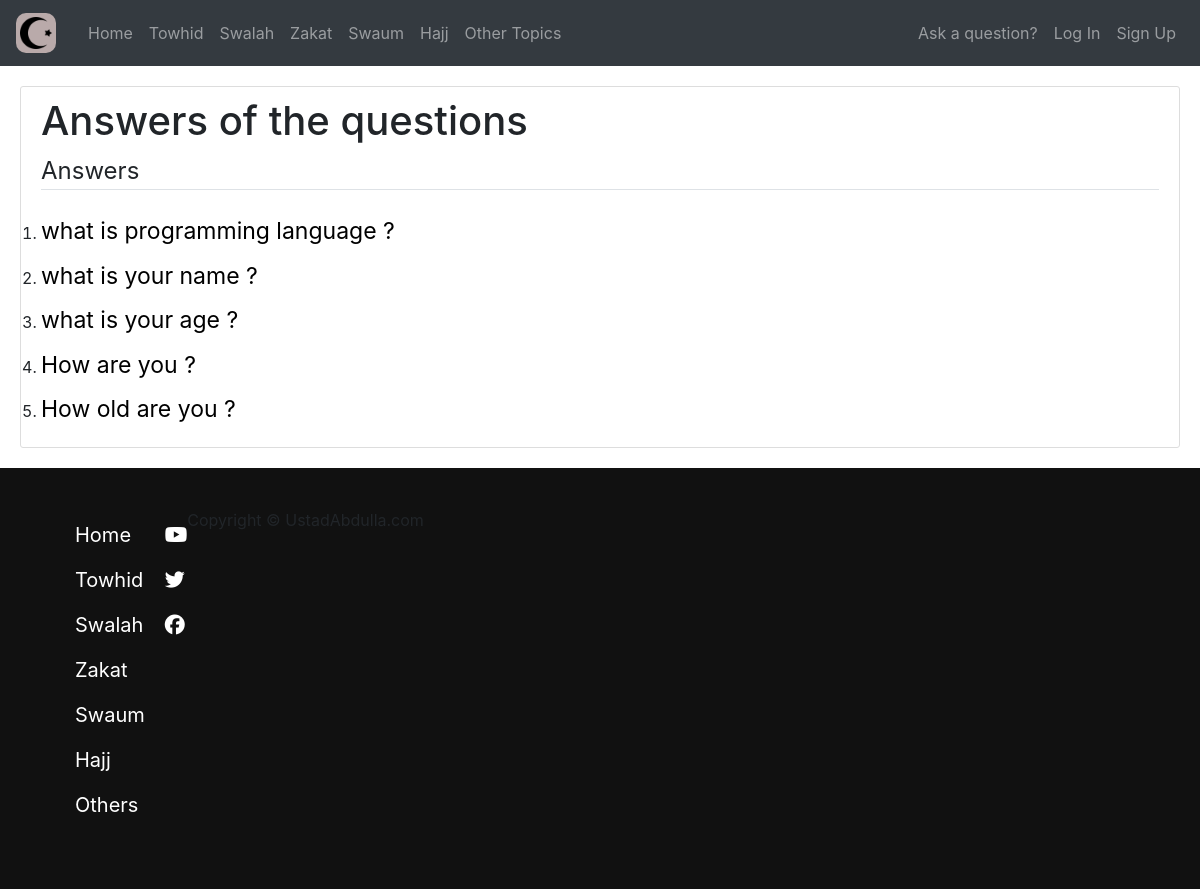
Screenshot of /home/answer with the database file from the repository.
### home/models.py (models this page shows, shortened)
class Answer(models.Model):
    question = models.CharField(max_length=300)
    slug = models.SlugField()
    answer = models.TextField()

### home/views.py (the view)
# urls.py: path('answer', views.answer, name='answer'),
def answer(request):
     answers = Answer.objects.all().order_by('-id')
     question = Question.objects.all()
     return render(request, "home/answers.html", {
          'answers': answers,
     })

### home/templates/home/answers.html
{% extends "base.html" %}
{% load crispy_forms_tags %}
{% block content %}
  <div class="content-section">
      <h1>Answers of the questions</h1>
    <legend class="border-bottom mb-4">Answers</legend>
    <ol class="answers">
        {% for answer in answers  %}
            <li><a href="{% url 'answer-detail' answer.slug %}">{{ answer.question }} ?</a></li>
        {% endfor %}
    </ol>
  </div>
{% endblock content %}

### static/base.css (style rules this page uses)
* { margin: 0; padding: 0; }
body { font-family: 'PT Sans', sans-serif, 'Roboto'; }
.content-section { padding: 10px 20px; border: 1px solid #dddddd; border-radius: 3px; margin: 20px; }
.content-section { background: #ffffff; padding: 10px 20px; border: 1px solid #dddddd; border-radius: 3px; margin-bottom: 20px; }
.answers { margin: 0; padding: 0; }
.answers li { margin: 10px 0; }
.answers li a { text-decoration: none; font-size: 23px; color: black; }

### rows the page displays
Answer: question "what is programming language"
Answer: question "what is your name"
Answer: question "what is your age"
Answer: question "How are you"
Answer: question "How old are you"
